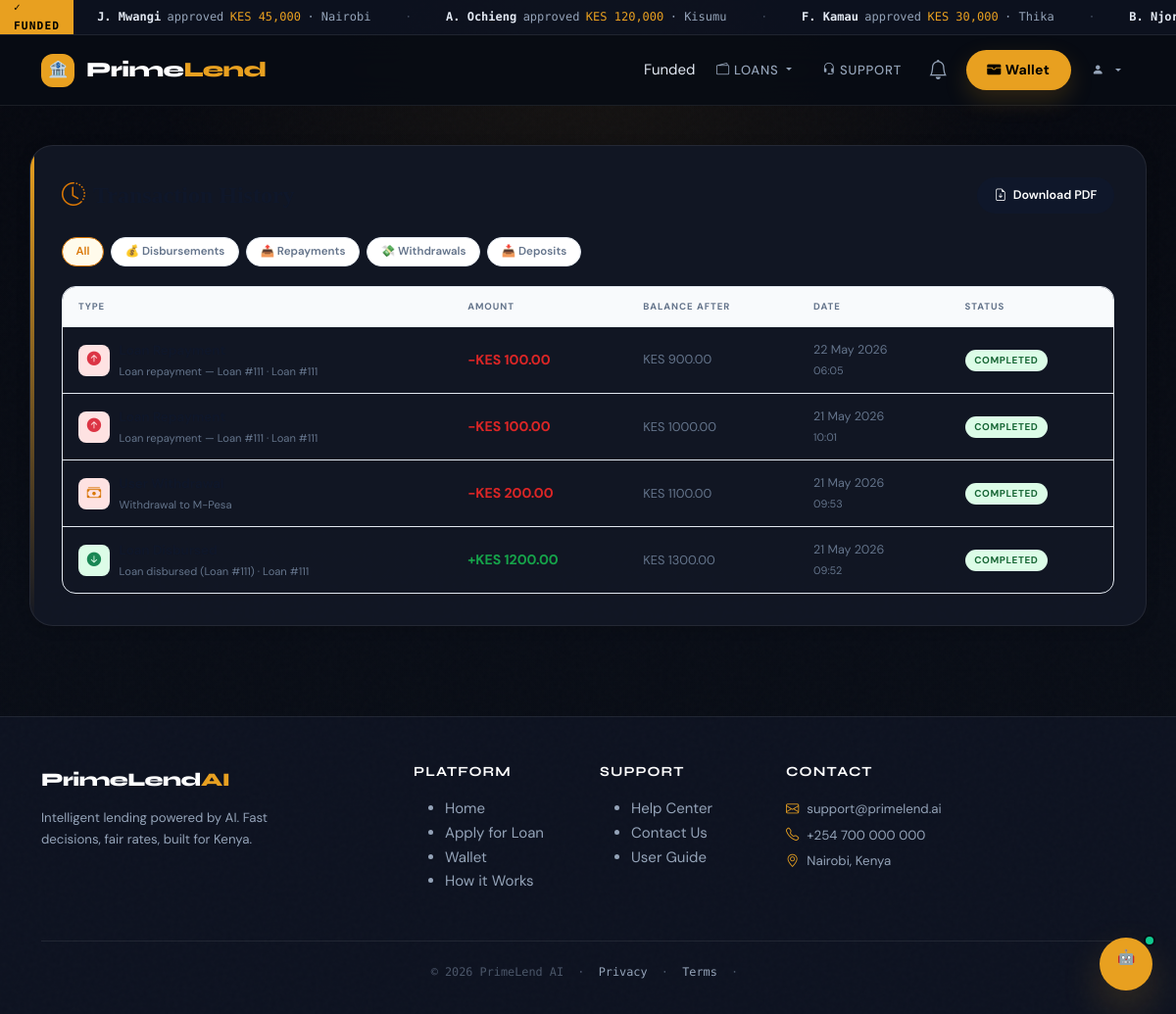
/wallet/transactions/ (signed in), run on the app's committed database.
### loans/models.py (models this page shows, shortened)
class LoanApplication(models.Model):
    user = models.ForeignKey(User, on_delete=models.CASCADE)
    full_name = models.CharField(max_length=100)
    age = models.IntegerField()
    employment_status = models.CharField(max_length=50)
    monthly_income = models.FloatField()
    repayment_period = models.IntegerField(help_text="Months")
    credit_history = models.IntegerField(help_text="0 = Bad, 1 = Good")
    qualified_amount = models.DecimalField(max_digits=12, decimal_places=2, null=True, blank=True)
    id_number = models.CharField(max_length=20)
    id_document_front = models.FileField(
    upload_to='ids/front/',
    null=True,
    blank=True
)
    id_document_back = models.FileField(
        upload_to='ids/back/',
        null=True,
        blank=True
)
    reason_for_loan = models.TextField()
    documents_verified = models.BooleanField(default=False)
    kyc_face_verified = models.BooleanField(null=True, blank=True)
    kyc_confidence    = models.FloatField(null=True, blank=True)
    ai_explanation    = models.JSONField(null=True, blank=True)
    risk_level        = models.CharField(max_length=10, blank=True, default="")
    kyc_selfie        = models.ImageField(upload_to='kyc/selfies/', null=True, blank=True)
    id_authentic          = models.BooleanField(null=True, blank=True)
    id_authenticity_score = models.FloatField(null=True, blank=True)
    id_authenticity_notes = models.TextField(blank=True, default="")
    mrz_valid             = models.BooleanField(null=True, blank=True)
    ela_score             = models.FloatField(null=True, blank=True)
    status = models.CharField(
        max_length=20,
        choices=STATUS_CHOICES,
        default='Pending'
    )
    created_at = models.DateTimeField(auto_now_add=True)
    approved_at = models.DateTimeField(null=True, blank=True)
    admin_approved = models.BooleanField(default=False)
    approved_by    = models.ForeignKey(User, null=True, blank=True, on_delete=models.SET_NULL, related_name="approved_loans")
    funded = models.BooleanField(default=False)
    funded_at = models.DateTimeField(null=True, blank=True)
    terms_accepted = models.BooleanField(default=False)
    fraud_score = models.FloatField(default=0.0)
    fraud_flag = models.BooleanField(default=False)
    predicted_probability = models.FloatField(default=0.0)
    rejection_reason = models.TextField(blank=True, null=True)
    risk_reasons = models.JSONField(null=True, blank=True)
    previous_loan_count = models.IntegerField(default=0)
    on_time_repayment_count = models.IntegerField(default=0)
    last_default_flag = models.BooleanField(default=False)
    processing_fee = models.PositiveIntegerField(default=10)
    processing_fee_paid = models.BooleanField(default=False)
    disbursed = models.BooleanField(default=False)
    interest_rate = models.DecimalField(
        max_digits=5,
        decimal_places=2,
        default=10.00   # 10% default
    )
    amount_remaining = models.DecimalField(max_digits=10, decimal_places=2,default=0)
    fully_repaid = models.BooleanField(default=False)

### wallet/models.py (models this page shows, shortened)
class WalletTransaction(models.Model):
    TRANSACTION_TYPES = (
        ("DISBURSEMENT", "Loan Disbursed"),
        ("REPAYMENT", "Loan Repayment"),
        ("WITHDRAWAL", "User Withdrawal"),
        ("DEPOSIT", "User Deposit"),
    )
    STATUS_CHOICES = (
        ("Pending", "Pending"),
        ("Completed", "Completed"),
        ("Failed", "Failed"),
    )
    user = models.ForeignKey(User, on_delete=models.CASCADE,null=True,blank=True)
    wallet = models.ForeignKey(Wallet, on_delete=models.CASCADE,related_name='transactions',null=True)
    loan = models.ForeignKey(
        "loans.LoanApplication",
        on_delete=models.SET_NULL,
        null=True,
        blank=True
    )
    transaction_type = models.CharField(max_length=20, choices=TRANSACTION_TYPES)
    description = models.CharField(max_length=255, blank=True)
    amount = models.DecimalField(max_digits=10, decimal_places=2)
    balance_before = models.DecimalField(max_digits=10, decimal_places=2,null=True,blank=True)
    balance_after = models.DecimalField(max_digits=10, decimal_places=2,null=True,blank=True)
    status = models.CharField(max_length=20,
        choices=STATUS_CHOICES,
        default="Completed"
    )
    created_at = models.DateTimeField(auto_now_add=True)

### wallet/views.py (the view)
# urls.py: path("transactions/", views.transaction_history, name="transaction_history"),
@login_required
def transaction_history(request):
    wallet, _ = Wallet.objects.get_or_create(user=request.user)
    transactions = WalletTransaction.objects.filter(
        wallet=wallet
    ).order_by("-created_at")
    return render(request, "wallet/transaction_history.html", {
        "wallet":       wallet,
        "transactions": transactions,
    })

### wallet/templates/wallet/transaction_history.html (shortened to what this page needs)
{% extends "base.html" %}
{% block content %}
<div class="th">
  <div class="th-hdr">
    <h4><i class="bi bi-clock-history me-2" style="color:var(--gold);"></i>Transaction History</h4>
    <a href="{% url 'download_user_statement' %}" class="th-dl-btn">
      <i class="bi bi-file-earmark-arrow-down"></i> Download PDF
    </a>
  </div>
  <div class="th-filters">
    <button class="th-pill active" onclick="filter('all',this)">All</button>
    <button class="th-pill" onclick="filter('DISBURSEMENT',this)">💰 Disbursements</button>
    <button class="th-pill" onclick="filter('REPAYMENT',this)">📤 Repayments</button>
    <button class="th-pill" onclick="filter('WITHDRAWAL',this)">💸 Withdrawals</button>
    <button class="th-pill" onclick="filter('DEPOSIT',this)">📥 Deposits</button>
  </div>
  <div class="th-table-wrap">
    {% if transactions %}
    <table class="th-table" id="txnTbl">
      <thead>
        <tr>
          <th>Type</th>
          <th>Amount</th>
          <th>Balance After</th>
          <th>Date</th>
          <th>Status</th>
        </tr>
      </thead>
      <tbody>
        {% for txn in transactions %}
        {% with t=txn.transaction_type %}
        <tr data-type="{{ t }}">
          <td>
            <div style="display:flex;align-items:center;gap:0.6rem;">
              <span class="td-ico {% if t == 'DISBURSEMENT' or t == 'DEPOSIT' %}cr{% elif t == 'REPAYMENT' or t == 'WITHDRAWAL' %}dr{% else %}nt{% endif %}">
                {% if t == 'DISBURSEMENT' %}<i class="bi bi-arrow-down-circle-fill text-success"></i>
                {% elif t == 'REPAYMENT' %}<i class="bi bi-arrow-up-circle-fill text-danger"></i>
                {% elif t == 'WITHDRAWAL' %}<i class="bi bi-cash-stack" style="color:#d97706;"></i>
                {% elif t == 'DEPOSIT' %}<i class="bi bi-plus-circle-fill text-success"></i>
                {% else %}<i class="bi bi-arrow-repeat text-secondary"></i>{% endif %}
              </span>
              <div>
                <div class="td-type">{{ txn.get_transaction_type_display }}</div>
                <div class="td-desc">{{ txn.description|default:"—" }}{% if txn.loan %} · Loan #{{ txn.loan.id }}{% endif %}</div>
              </div>
            </div>
          </td>
          <td>
            <span class="td-amt {% if t == 'DISBURSEMENT' or t == 'DEPOSIT' %}cr{% else %}dr{% endif %}">
              {% if t == 'DISBURSEMENT' or t == 'DEPOSIT' %}+{% else %}−{% endif %}KES {{ txn.amount|floatformat:2 }}
            </span>
          </td>
          <td><span class="td-bal">{% if txn.balance_after is not None %}KES {{ txn.balance_after|floatformat:2 }}{% else %}—{% endif %}</span></td>
          <td class="td-date">{{ txn.created_at|date:"d M Y" }}<br><small>{{ txn.created_at|date:"H:i" }}</small></td>
          <td>
            <span class="status-pill {% if txn.status == 'Completed' %}sp-c{% elif txn.status == 'Pending' %}sp-p{% else %}sp-f{% endif %}">
              {{ txn.status }}
            </span>
          </td>
        </tr>
        {% endwith %}
        {% endfor %}
      </tbody>
    </table>
    {% else %}
    <div class="th-empty"><i class="bi bi-inbox me-2"></i>No transactions found.</div>
    {% endif %}
  </div>
</div>
{% endblock %}

### templates/base.html (shortened to what this page needs)
<!DOCTYPE html>
{% load static %}
<html lang="en">
<head>
<link rel="stylesheet" href="https://cdn.jsdelivr.net/npm/bootstrap@5.3.2/dist/css/bootstrap.min.css">
<link rel="stylesheet" href="https://cdn.jsdelivr.net/npm/bootstrap-icons@1.11.1/font/bootstrap-icons.css">
<link rel="stylesheet" href="{% static 'css/base.css' %}">
</head>
<body>
<div class="pl-ticker">
  <div class="pl-ticker-label">✓ Funded</div>
  <div class="pl-ticker-scroll">
    <div class="pl-ticker-track" id="tickerTrack"></div>
  </div>
</div>
<nav class="navbar navbar-expand-lg navbar-dark" id="mainNav">
  <div class="container">
    <a class="navbar-brand" href="{% url 'home' %}">
      <div class="brand-icon">🏦</div>
      <span>Prime<span style="color: var(--gold);">Lend</span></span>
    </a>
    <div class="collapse navbar-collapse" id="navbarNav">
      <ul class="navbar-nav ms-auto align-items-center gap-1">
        {% if user.is_authenticated %}
          {% with latest_loan=user.loanapplication_set.last %}
          {% if latest_loan %}
          <li class="nav-item me-1">
            <a href="{% url 'loan_list' %}" class="nav-loan-pill">
              {{ latest_loan.status }}
            </a>
          </li>
          {% endif %}
          {% endwith %}
          <li class="nav-item dropdown">
            <a class="nav-link dropdown-toggle" href="#" role="button" data-bs-toggle="dropdown">
              <i class="bi bi-wallet2 me-1"></i>Loans
            </a>
          </li>
          <li class="nav-item">
            <a class="nav-link" href="{% url 'create_ticket' %}">
              <i class="bi bi-headset me-1"></i>Support
            </a>
          </li>
          <li class="nav-item">
            <a href="{% url 'notifications' %}" class="nav-link position-relative" style="padding:0.4rem 0.6rem!important;">
              <i class="bi bi-bell fs-5"></i>
            </a>
          </li>
          <li class="nav-item ms-1">
            <a href="{% url 'wallet_dashboard' %}" class="btn btn-primary btn-sm">
              <i class="bi bi-wallet-fill me-1"></i>Wallet
            </a>
          </li>
          <li class="nav-item dropdown ms-1">
            <a class="nav-link dropdown-toggle d-flex align-items-center gap-2 p-1" href="#" role="button" data-bs-toggle="dropdown">
              <span class="nav-avatar">
                {% if user.profile.kyc_selfie %}
                  <img src="{{ user.profile.kyc_selfie.url }}" alt="">
                {% else %}
                  <i class="bi bi-person-fill" style="font-size:0.75rem;"></i>
                {% endif %}
              </span>
            </a>
          </li>
        {% else %}
          <li class="nav-item"><a class="nav-link" href="{% url 'login' %}">Login</a></li>
          <li class="nav-item ms-1">
            <a href="{% url 'register' %}" class="btn btn-primary btn-sm">Get Started</a>
          </li>
        {% endif %}
      </ul>
    </div>
  </div>
</nav>
<div class="container main-container page-enter">
  <div class="content-card">
    {% block content %}{% endblock %}
  </div>
</div>
<footer>
  <div class="container">
    <div class="row g-4">
      <div class="col-lg-4 col-md-6">
        <div style="font-family:'Syne',sans-serif;font-size:1.2rem;font-weight:800;color:#fff;letter-spacing:-0.03em;margin-bottom:0.75rem;">
          PrimeLend<span style="color:var(--gold)">AI</span>
        </div>
        <p style="font-size:0.83rem;color:var(--text-2);line-height:1.7;max-width:280px;">
          Intelligent lending powered by AI. Fast decisions, fair rates, built for Kenya.
        </p>
      </div>
      <div class="col-lg-2 col-md-3 col-6">
        <h5>Platform</h5>
        <ul>
          <li><a href="{% url 'home' %}">Home</a></li>
          <li><a href="{% url 'loan_apply' %}">Apply for Loan</a></li>
          <li><a href="{% url 'wallet_dashboard' %}">Wallet</a></li>
          <li><a href="{% url 'loan_tutorial' %}">How it Works</a></li>
        </ul>
      </div>
      <div class="col-lg-2 col-md-3 col-6">
        <h5>Support</h5>
        <ul>
          <li><a href="{% url 'create_ticket' %}">Help Center</a></li>
          <li><a href="{% url 'create_ticket' %}">Contact Us</a></li>
          <li><a href="{% url 'loan_tutorial' %}">User Guide</a></li>
        </ul>
      </div>
      <div class="col-lg-4 col-md-6">
        <h5>Contact</h5>
        <p style="font-size:0.83rem;color:var(--text-2);line-height:2;">
          <i class="bi bi-envelope me-2" style="color:var(--gold);"></i>support@primelend.ai<br>
          <i class="bi bi-telephone me-2" style="color:var(--gold);"></i>+254 700 000 000<br>
          <i class="bi bi-geo-alt me-2" style="color:var(--gold);"></i>Nairobi, Kenya
        </p>
      </div>
    </div>
    <div class="footer-bottom">
      &copy; {% now "Y" %} PrimeLend AI &nbsp;·&nbsp; <a href="#">Privacy</a> &nbsp;·&nbsp; <a href="#">Terms</a> &nbsp;·&nbsp;
    </div>
  </div>
</footer>
<button class="pl-chat-fab" id="chatFab" title="Ask PrimeLend AI" aria-label="Open chat assistant">
  🤖<span class="pl-chat-ping"></span>
</button>
</body>
</html>

### data on the page
LoanApplication: status "Funded"
WalletTransaction: transaction_type "REPAYMENT" (drawn), description "Loan repayment — Loan #111", loan.id "111", amount "100.00", balance_after "900.00", created_at "22 May 2026", created_at "06:05", status "COMPLETED"
WalletTransaction: transaction_type "REPAYMENT" (drawn), description "Loan repayment — Loan #111", loan.id "111", amount "100.00", balance_after "1000.00", created_at "21 May 2026", created_at "10:01", status "COMPLETED"
WalletTransaction: transaction_type "WITHDRAWAL" (drawn), description "Withdrawal to M-Pesa", amount "200.00", balance_after "1100.00", created_at "21 May 2026", created_at "09:53", status "COMPLETED"
WalletTransaction: transaction_type "DISBURSEMENT" (drawn), description "Loan disbursed (Loan #111)", loan.id "111", amount "1200.00", balance_after "1300.00", created_at "21 May 2026", created_at "09:52", status "COMPLETED"
